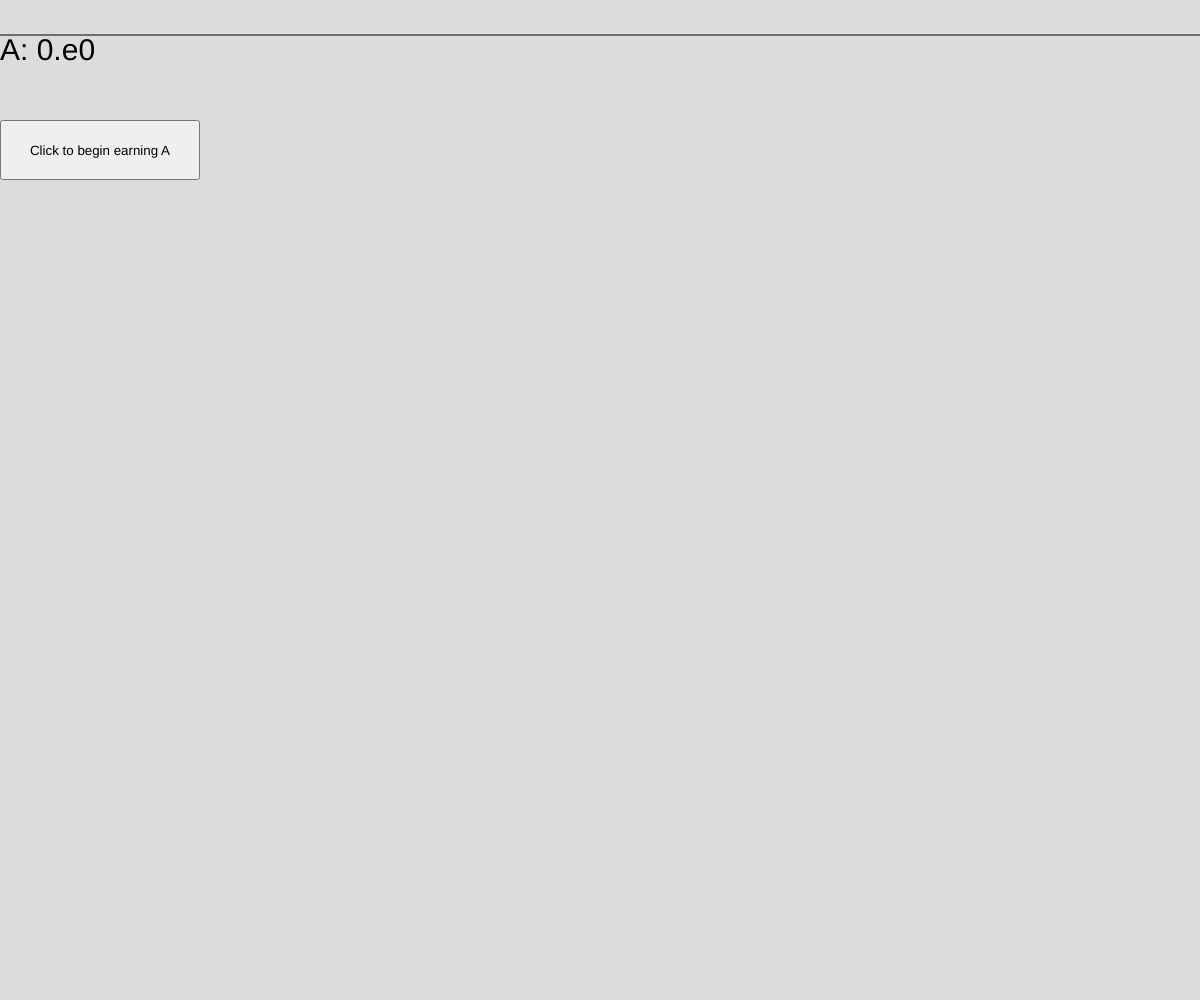
Frame 1 (no input)
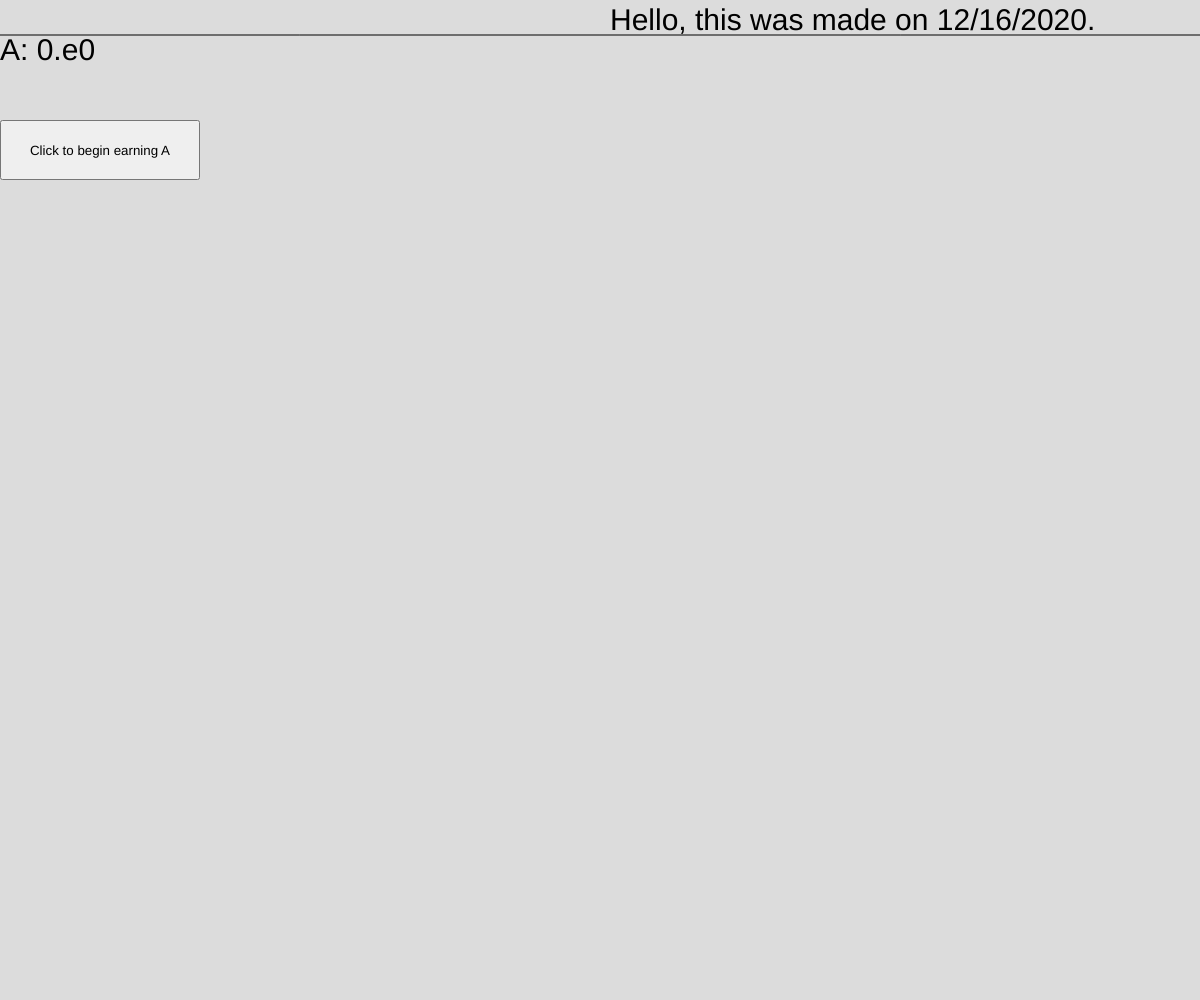
Frame 60 (no input)
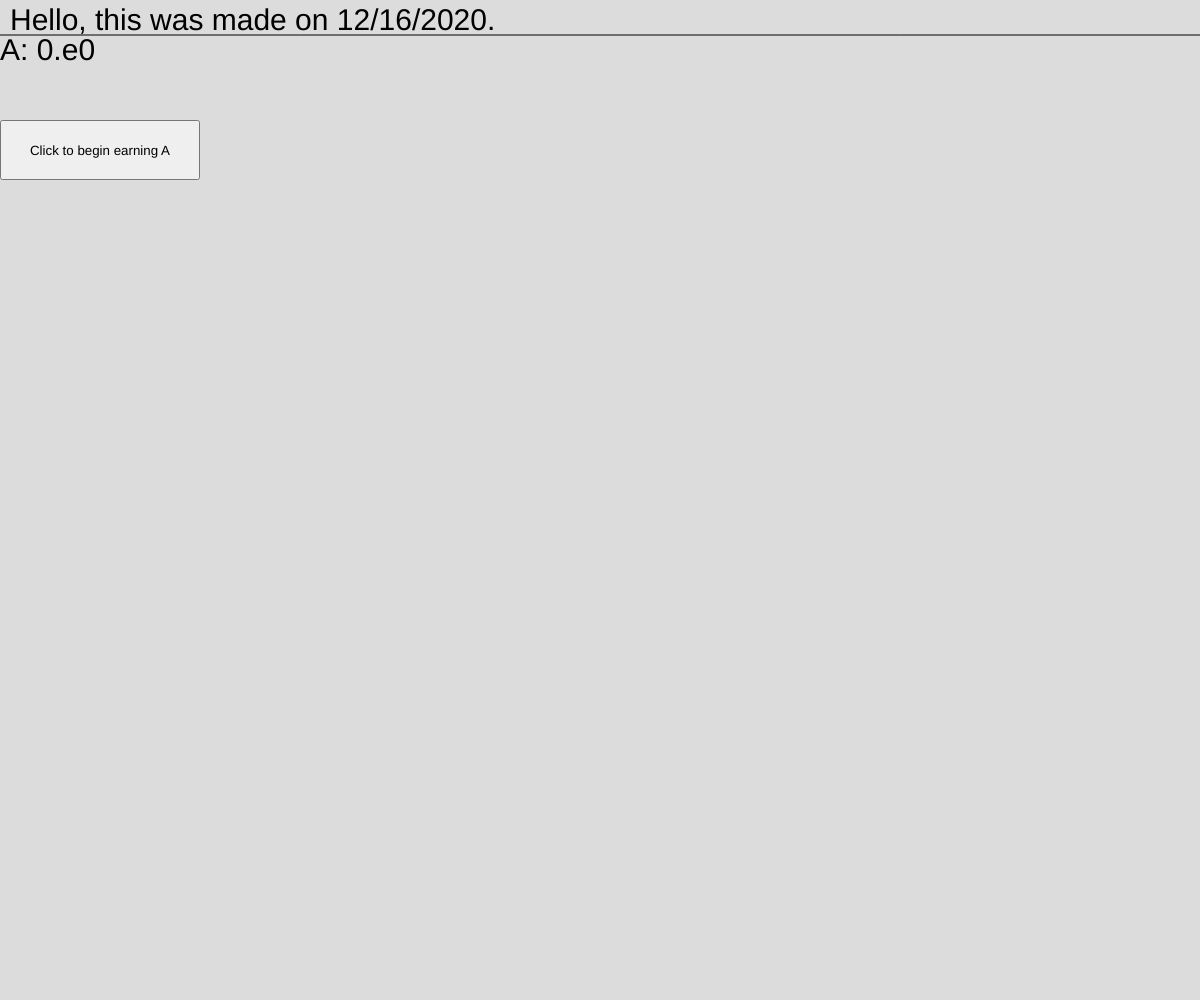
Frame 120 (the mouse pressed at the canvas centre since frame 60)

The p5.js sketch that drew these frames (run headless with seeded random() and noise() and a simulated clock; from frame 60 on, the mouse is pressed at the canvas centre):

// p5.js sketch
// ── sketch.js
setup = function() {
  frameRate(20)
  version1 = {
    money1: {
      normal: 0,
      stringNormal: nfc(0),
      scientific: 0,
      logarithm: 0,
      add: function(other = 0) {
        version1.money1.normal += other
      },
      subtract: function(other = 0) {
        version1.money1.normal -= other
      },
      multiply: function(other = 1) {
        version1.money1.normal *= other
      },
      divide: function(other = 1) {
        version1.money1.normal /= other
      },
      currentVersion: 'scientific',
      place1: createVector(0, 60)
    },
    news1: {
      place1: createVector(0, 30),
      random1: random(),
      newsArray1: ['Hello, this was made on 12/16/2020.', 'This is definently a normal incremental.', `Is it weird when people say )`, `Times you encountered this before: `],
      newsOfChoice1: '',
      newsArray1Index3: -1
    },
    createSomething1: {
      buttons: [createButton(`Click to begin earning A`), createButton('Upgrade 1st A generator, Costs 1e2')],
      canvases: []
    },
    playerClicksSomething1: {
      beginEarningMoney1: false,
      timesClickedUpgradeAGenerator: 0
    }
  }
  version1.createSomething1.buttons[0].mousePressed(earningMoney1)
  version1.createSomething1.buttons[0].size(200, 60)
  version1.createSomething1.buttons[0].position(0, 120)
  version1.createSomething1.buttons[1].mousePressed(upgrade1)
  version1.createSomething1.buttons[1].size(200, 60)
  version1.createSomething1.buttons[1].position(0, 120)
  version1.createSomething1.buttons[1].style('opacity', 0)
  version1.createSomething1.buttons[1].style('pointer-events', 'none')
}

draw = function() {
    version1.news1.newsArray1[2] = `Is it weird when people say ${version1.money1.scientific}?`
  version1.createSomething1.canvases.push(createCanvas(windowWidth, windowHeight))
  version1.news1.place1.x -= 10
  background(220)
  if (version1.playerClicksSomething1.beginEarningMoney1) {
    version1.money1.add(1)
  }
  version1.money1.add(version1.playerClicksSomething1.timesClickedUpgradeAGenerator)
  if (version1.money1.normal < 0) version1.money1.normal = 0
  fixStringNormal()
  fixScientific()
  fixLogarithm()
  if (version1.money1.normal < 0) version1.money1.normal = 0
  textSize(30)
  text(version1.news1.newsOfChoice1, version1.news1.place1.x, version1.news1.place1.y)
  if (version1.news1.place1.x <= 0) {
    news1Function1()
  }
    text(`A: ${version1.money1.scientific}`, version1.money1.place1.x, version1.money1.place1.y)
  line(0, 35, windowWidth, 35)
}

fixStringNormal = function() {
  version1.money1.stringNormal = version1.money1.normal + ''
}

fixScientific = function() {
  version1.money1.scientific = (version1.money1.stringNormal.slice(0, 1) + '.' + version1.money1.stringNormal.slice(1, 3)) + 'e' + (version1.money1.stringNormal.length - 1)
}

fixLogarithm = function() {
  version1.money1.logarithm = 'e' + ((version1.money1.stringNormal.length - 1) + '.' + version1.money1.stringNormal.slice(0, 3))
}

windowResized = function() {
  version1.news1.place1.x = windowWidth
}

changeNotation = function() {
  if (version1.money1.currentVersion == 'scientific') {
    version1.money1.currentVersion = 'logarithm'
  }
  else if (version1.money1.currentVersion == 'logarithm') {
    version1.money1.currentVersion = 'scientific'
  }
}

news1Function1 = function() {
  version1.news1.place1.x = windowWidth
    version1.news1.random1 = floor(random(version1.news1.newsArray1.length))
    version1.news1.newsOfChoice1 = version1.news1.newsArray1[version1.news1.random1]
    if (version1.news1.newsOfChoice1 == version1.news1.newsArray1[2]) {
      if (version1.money1.normal > 0) {
        return
      }
      else {
        news1Function1()
      }
    }
    if (version1.news1.newsOfChoice1 == version1.news1.newsArray1[3]) {
      version1.news1.newsArray1Index3++
      version1.news1.newsArray1[3] = `Times you encountered this before: ${version1.news1.newsArray1Index3}`
      version1.news1.newsOfChoice1 = version1.news1.newsArray1[3]
    }
}
  
earningMoney1 = function() {
  version1.playerClicksSomething1.beginEarningMoney1 = true
  version1.createSomething1.buttons[0].style('pointer-events', 'none')
  version1.createSomething1.buttons[0].style('opacity', 0)
  version1.createSomething1.buttons[1].style('opacity', 1)
  version1.createSomething1.buttons[1].style('pointer-events', 'all')
}
  
upgrade1 = function() {
  buyWithNoBenefit(100, function() {
    version1.playerClicksSomething1.timesClickedUpgradeAGenerator++
  })
}

buyWithNoBenefit = function(cost = 0, theRestOfTheFunction = function(){}) {
  if (version1.money1.normal >= cost) {
    version1.money1.subtract(cost)
    theRestOfTheFunction()
  }
}
// ── style.css
html, body {
  margin: 0;
  padding: 0;
}
canvas {
  display: block;
}
button {
  cursor: pointer;
}
